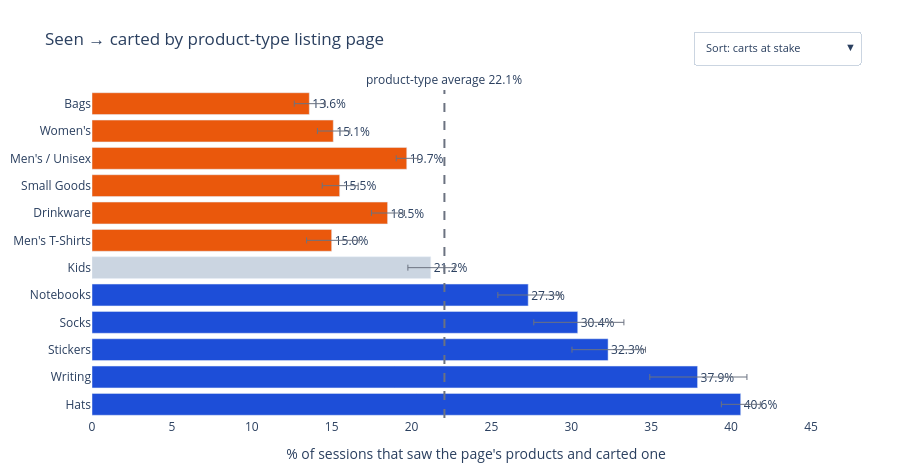

This figure's notebook cell:
### Code cell
# ── Section 6.4: Product-type ranking + chart ────────────────────────────────
MIN_CATEGORY_VIEWS = 500   # below this the rate is too noisy to rank
from metrics import site_average, flag_categories, listing_levels
from stats_utils import wilson_ci, chi_square, format_p

# Level of each listing page from the path segment above it (metrics.listing_levels):
# product type / brand / collection / parent. Only product types are ranked.
category_raw["level"] = listing_levels(category_raw["item_category"], category_raw["parent_node"])
listed = category_raw[
    (category_raw["item_category"] != "(not set)")
    & (category_raw["viewing_sessions"] >= MIN_CATEGORY_VIEWS)
].copy()
listed["atc_pct"] = listed["carting_sessions"] / listed["viewing_sessions"] * 100
print(listed.groupby("level").size().to_string())
category_df    = listed[listed["level"] == "product type"].copy()
other_pages_df = listed[listed["level"] != "product type"].sort_values(["level", "viewing_sessions"], ascending=[True, False])
_oci = [wilson_ci(k, n) for k, n in zip(other_pages_df["carting_sessions"], other_pages_df["viewing_sessions"])]
other_pages_df["ci_lo"], other_pages_df["ci_hi"] = [c[0] for c in _oci], [c[1] for c in _oci]
print("Brand, collection and parent pages — not ranked (they mix product types):")
display(other_pages_df[["item_category", "level", "viewing_sessions", "atc_pct", "ci_lo", "ci_hi"]]
        .style.format({"viewing_sessions": "{:,}", "atc_pct": "{:.1f}%", "ci_lo": "{:.1f}%", "ci_hi": "{:.1f}%"}))

# Product-type average: pooled (volume-weighted) rate across ranked product-type pages —
# internal, not an external benchmark. Shared with generate_dashboard.py (metrics.py).
category_benchmark = site_average(category_df["carting_sessions"], category_df["viewing_sessions"])

# E6 — "below" only when the whole Wilson 95% interval is under the site average ("above"
# when wholly over it, else "neutral"); carts at stake count flagged categories only.
category_df = flag_categories(category_df, category_benchmark)
print(category_df["status"].value_counts().to_string())
category_df = category_df.sort_values("atc_pct").reset_index(drop=True)

print(f"Ranked product-type pages: {len(category_df)}  |  product-type average seen → carted: {category_benchmark:.1f}%")
display(category_df.sort_values("carts_at_stake", ascending=False)
        .drop(columns=["source_labels"])
        .style.format({"atc_pct": "{:.1f}%", "viewing_sessions": "{:,}", "ci_lo": "{:.1f}%",
                       "ci_hi": "{:.1f}%", "carting_sessions": "{:,}", "carts_at_stake": "{:,}"}))

# Colour = significance flag (orange below, blue above, grey ≈ average); the menu re-sorts.
fig_cat = charts.category(category_df, category_benchmark)
fig_cat.update_layout(title="Seen → carted by product-type listing page", margin=dict(t=90))
fig_cat.layout.updatemenus[0].update(x=1, xanchor="right")   # keep the sort menu clear of the title
fig_cat.show()

# Price as a confounder: does a category's median listed price track its rate?
from scipy.stats import spearmanr
_pr = category_df.dropna(subset=["median_price"])
category_price_rho, category_price_p = (float(x) for x in spearmanr(_pr["median_price"], _pr["atc_pct"]))
print(f"Spearman(median price, seen → carted) = {category_price_rho:+.2f} ({format_p(category_price_p)}), "
      f"n = {len(_pr)} — " + ("price does not explain the ranking on its own (not ruled out either)"
                             if category_price_p >= 0.05 else "price tracks the rate: part of each gap may be price"))

top_targets = (category_df.sort_values("carts_at_stake", ascending=False)
               .query("carts_at_stake > 0").head(3))
print("Start the merchandising audit with:",
      ", ".join(f"{r.item_category} ({r.carts_at_stake:,} carts at stake)" for r in top_targets.itertuples()))

### Figure 1 — Plotly figure (JSON) as saved in the notebook; plotly's stock layout.template omitted (floating-point values rounded to 4 significant figures)
{"data": [{"customdata": [["4,796", "404", "12.7–14.6%"], ["4,778", "333", "14.1–16.1%"], ["13,672", "317", "19.1–20.4%"], ["3,951", "259", "14.4–16.7%"], ["5,382", "194", "17.4–19.5%"], ["1,810", "128", "13.4–16.7%"], ["2,966", "0", "19.8–22.7%"], ["2,010", "0", "25.4–29.3%"], ["1,018", "0", "27.6–33.2%"], ["1,583", "0", "30.1–34.7%"], ["976", "0", "34.9–41.0%"], ["6,226", "0", "39.4–41.8%"]], "error_x": {"array": [1.0, 1.04, 0.68, 1.16, 1.06, 1.72, 1.51, 1.99, 2.89, 2.34, 3.09, 1.23], "arrayminus": [0.94, 0.99, 0.66, 1.09, 1.01, 1.57, 1.43, 1.9, 2.75, 2.26, 2.99, 1.21], "color": "#6b7280", "symmetric": false, "thickness": 1, "type": "data", "width": 3}, "hovertemplate": "<b>%{y}</b><br>Seen → carted: %{x:.1f}% (95% CI %{customdata[2]})<br>Sessions that saw it: %{customdata[0]}<br>Carts at stake: %{customdata[1]}<extra></extra>", "marker": {"color": ["#ea580c", "#ea580c", "#ea580c", "#ea580c", "#ea580c", "#ea580c", "#cbd5e1", "#1d4ed8", "#1d4ed8", "#1d4ed8", "#1d4ed8", "#1d4ed8"]}, "orientation": "h", "text": ["13.6%", "15.1%", "19.7%", "15.5%", "18.5%", "15.0%", "21.2%", "27.3%", "30.4%", "32.3%", "37.9%", "40.6%"], "textposition": "outside", "texttemplate": "%{text}", "type": "bar", "x": [13.6, 15.1, 19.7, 15.5, 18.5, 15.0, 21.2, 27.3, 30.4, 32.3, 37.9, 40.6], "y": ["Bags", "Women's", "Men's / Unisex", "Small Goods", "Drinkware", "Men's T-Shirts", "Kids", "Notebooks", "Socks", "Stickers", "Writing", "Hats"]}], "layout": {"annotations": [{"showarrow": false, "text": "product-type average 22.1%", "x": 22.06, "xanchor": "center", "xref": "x", "y": 1, "yanchor": "bottom", "yref": "y domain"}], "height": 470, "margin": {"b": 10, "l": 10, "r": 40, "t": 90}, "paper_bgcolor": "white", "plot_bgcolor": "white", "shapes": [{"line": {"color": "#6b7280", "dash": "dash"}, "type": "line", "x0": 22.06, "x1": 22.06, "xref": "x", "y0": 0, "y1": 1, "yref": "y domain"}], "showlegend": false, "title": {"text": "Seen → carted by product-type listing page"}, "updatemenus": [{"bgcolor": "white", "bordercolor": "#cbd5e1", "buttons": [{"args": [{"customdata": [[["4,796", "404", "12.7–14.6%"], ["4,778", "333", "14.1–16.1%"], ["13,672", "317", "19.1–20.4%"], ["3,951", "259", "14.4–16.7%"], ["5,382", "194", "17.4–19.5%"], ["1,810", "128", "13.4–16.7%"], ["2,966", "0", "19.8–22.7%"], ["2,010", "0", "25.4–29.3%"], ["1,018", "0", "27.6–33.2%"], ["1,583", "0", "30.1–34.7%"], ["976", "0", "34.9–41.0%"], ["6,226", "0", "39.4–41.8%"]]], "error_x.array": [[1.0, 1.04, 0.68, 1.16, 1.06, 1.72, 1.51, 1.99, 2.89, 2.34, 3.09, 1.23]], "error_x.arrayminus": [[0.94, 0.99, 0.66, 1.09, 1.01, 1.57, 1.43, 1.9, 2.75, 2.26, 2.99, 1.21]], "marker.color": [["#ea580c", "#ea580c", "#ea580c", "#ea580c", "#ea580c", "#ea580c", "#cbd5e1", "#1d4ed8", "#1d4ed8", "#1d4ed8", "#1d4ed8", "#1d4ed8"]], "text": [["13.6%", "15.1%", "19.7%", "15.5%", "18.5%", "15.0%", "21.2%", "27.3%", "30.4%", "32.3%", "37.9%", "40.6%"]], "x": [[13.6, 15.1, 19.7, 15.5, 18.5, 15.0, 21.2, 27.3, 30.4, 32.3, 37.9, 40.6]], "y": [["Bags", "Women's", "Men's / Unisex", "Small Goods", "Drinkware", "Men's T-Shirts", "Kids", "Notebooks", "Socks", "Stickers", "Writing", "Hats"]]}], "label": "Sort: carts at stake", "method": "restyle"}, {"args": [{"customdata": [[["4,796", "404", "12.7–14.6%"], ["1,810", "128", "13.4–16.7%"], ["4,778", "333", "14.1–16.1%"], ["3,951", "259", "14.4–16.7%"], ["5,382", "194", "17.4–19.5%"], ["13,672", "317", "19.1–20.4%"], ["2,966", "0", "19.8–22.7%"], ["2,010", "0", "25.4–29.3%"], ["1,018", "0", "27.6–33.2%"], ["1,583", "0", "30.1–34.7%"], ["976", "0", "34.9–41.0%"], ["6,226", "0", "39.4–41.8%"]]], "error_x.array": [[1.0, 1.72, 1.04, 1.16, 1.06, 0.68, 1.51, 1.99, 2.89, 2.34, 3.09, 1.23]], "error_x.arrayminus": [[0.94, 1.57, 0.99, 1.09, 1.01, 0.66, 1.43, 1.9, 2.75, 2.26, 2.99, 1.21]], "marker.color": [["#ea580c", "#ea580c", "#ea580c", "#ea580c", "#ea580c", "#ea580c", "#cbd5e1", "#1d4ed8", "#1d4ed8", "#1d4ed8", "#1d4ed8", "#1d4ed8"]], "text": [["13.6%", "15.0%", "15.1%", "15.5%", "18.5%", "19.7%", "21.2%", "27.3%", "30.4%", "32.3%", "37.9%", "40.6%"]], "x": [[13.6, 15.0, 15.1, 15.5, 18.5, 19.7, 21.2, 27.3, 30.4, 32.3, 37.9, 40.6]], "y": [["Bags", "Men's T-Shirts", "Women's", "Small Goods", "Drinkware", "Men's / Unisex", "Kids", "Notebooks", "Socks", "Stickers", "Writing", "Hats"]]}], "label": "Sort: seen → carted rate", "method": "restyle"}, {"args": [{"customdata": [[["13,672", "317", "19.1–20.4%"], ["6,226", "0", "39.4–41.8%"], ["5,382", "194", "17.4–19.5%"], ["4,796", "404", "12.7–14.6%"], ["4,778", "333", "14.1–16.1%"], ["3,951", "259", "14.4–16.7%"], ["2,966", "0", "19.8–22.7%"], ["2,010", "0", "25.4–29.3%"], ["1,810", "128", "13.4–16.7%"], ["1,583", "0", "30.1–34.7%"], ["1,018", "0", "27.6–33.2%"], ["976", "0", "34.9–41.0%"]]], "error_x.array": [[0.68, 1.23, 1.06, 1.0, 1.04, 1.16, 1.51, 1.99, 1.72, 2.34, 2.89, 3.09]], "error_x.arrayminus": [[0.66, 1.21, 1.01, 0.94, 0.99, 1.09, 1.43, 1.9, 1.57, 2.26, 2.75, 2.99]], "marker.color": [["#ea580c", "#1d4ed8", "#ea580c", "#ea580c", "#ea580c", "#ea580c", "#cbd5e1", "#1d4ed8", "#ea580c", "#1d4ed8", "#1d4ed8", "#1d4ed8"]], "text": [["19.7%", "40.6%", "18.5%", "13.6%", "15.1%", "15.5%", "21.2%", "27.3%", "15.0%", "32.3%", "30.4%", "37.9%"]], "x": [[19.7, 40.6, 18.5, 13.6, 15.1, 15.5, 21.2, 27.3, 15.0, 32.3, 30.4, 37.9]], "y": [["Men's / Unisex", "Hats", "Drinkware", "Bags", "Women's", "Small Goods", "Kids", "Notebooks", "Men's T-Shirts", "Stickers", "Socks", "Writing"]]}], "label": "Sort: sessions that saw it", "method": "restyle"}], "direction": "down", "font": {"size": 11}, "pad": {"b": 26}, "x": 1, "xanchor": "right", "y": 1.0, "yanchor": "bottom"}], "xaxis": {"range": [0, 48.07], "title": {"text": "% of sessions that saw the page's products and carted one"}}, "yaxis": {"autorange": "reversed"}}}
